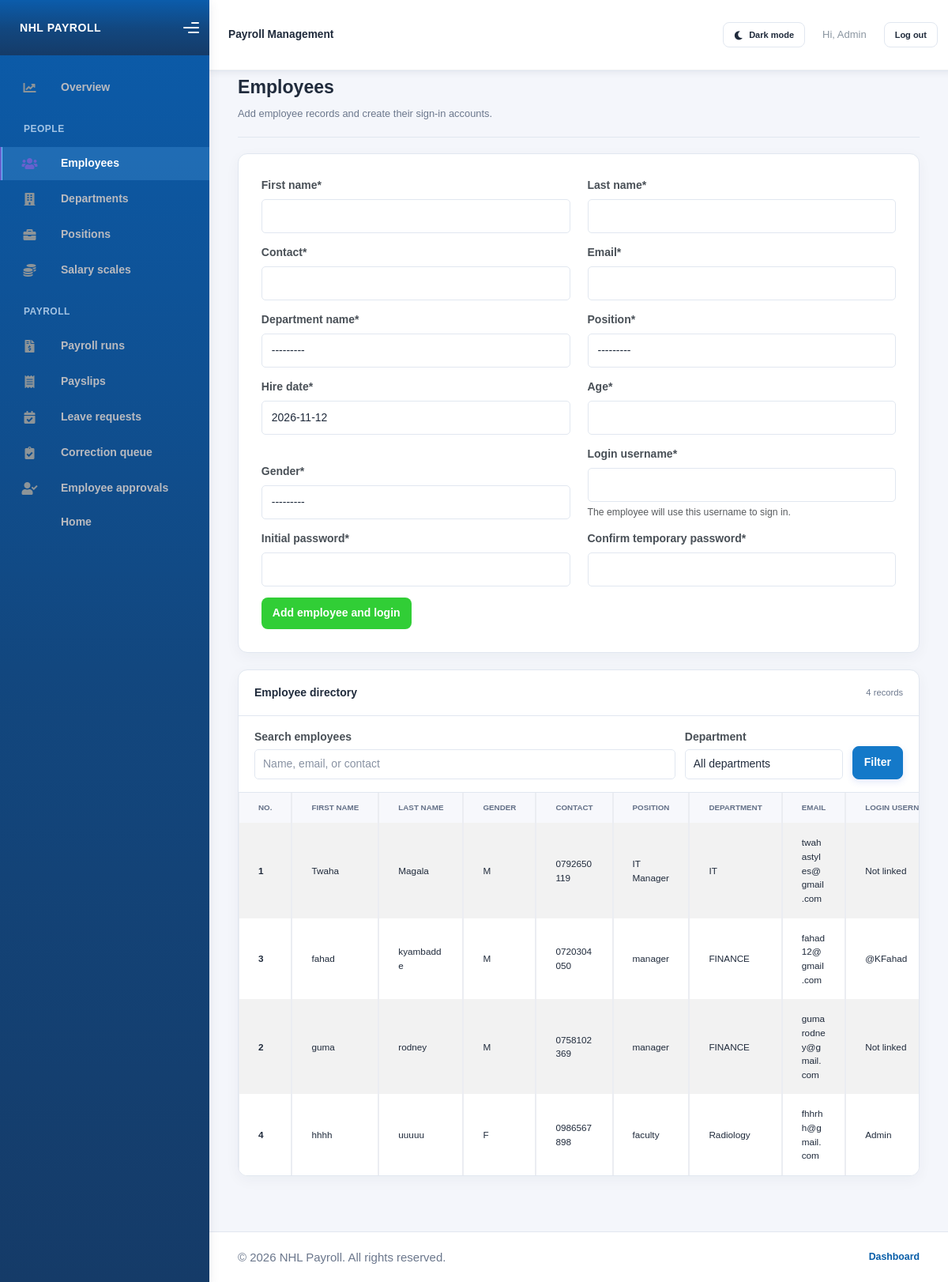
The page /add_employee/ (signed in) on the database its author committed.
### payroll/models.py (models this page shows, shortened)
class Department(models.Model):
    department_name = models.CharField(max_length=50)
    summary = models.TextField()
    manager = models.OneToOneField(
        settings.AUTH_USER_MODEL,
        null=True,
        blank=True,
        on_delete=models.SET_NULL,
        related_name="managed_department",
    )
    def __str__(self):
        return f"{self.department_name}"

class Employee(models.Model):
    GENDER_CHOICES =[
        ('M','male'),
        ('F','female')
    ]
    First_name = models.CharField(max_length=50)
    last_name = models.CharField(max_length=50)
    contact = models.CharField(max_length=10,unique=True)
    email = models.EmailField(unique=True)
    department_name = models.ForeignKey(Department,  on_delete=models.CASCADE)
    position = models.ForeignKey(Position, on_delete=models.PROTECT)
    user = models.OneToOneField(
        settings.AUTH_USER_MODEL,
        null=True,
        blank=True,
        on_delete=models.SET_NULL,
        related_name="payroll_employee",
    )
    hire_date = models.DateField(default=timezone.localdate)
    age = models.IntegerField()
    gender = models.CharField(max_length=1,choices=GENDER_CHOICES)

class Position(models.Model):
    title = models.CharField(max_length=100)
    level = models.CharField(max_length=50)
    department_name = models.ForeignKey(Department,  on_delete=models.CASCADE)
    def __str__(self):
        return f"{self.title}"

### payroll/views.py (the view, shortened to what this page needs)
# urls.py: path('add_employee/',add_employee_view, name = 'add_employee_page'),
@staff_member_required(login_url="login")
def add_employee_view(request):
    message =''
    if request.method == "POST":
        employee_form = EmployeeForm(request.POST)
        if employee_form.is_valid():
            user_model = get_user_model()
            with transaction.atomic():
                department = employee_form.cleaned_data["department_name"]
                manager_review_required = department.manager_id is not None
                user = user_model.objects.create_user(
                    username=employee_form.cleaned_data["username"],
                    password=employee_form.cleaned_data["password1"],
                    email=employee_form.cleaned_data["email"],
                    is_active=not manager_review_required,
                )
                if manager_review_required:
                    EmployeeDataRequest.objects.create(
                        department=department,
                        account=user,
                        requested_by=request.user,
                        request_type="new",
                        proposed_data=_employee_request_payload(
                            employee_form.cleaned_data
                        ),
                    )
                    message = (
                        "Employee details submitted for department manager approval. "
                        "The login stays inactive until approved."
                    )
                else:
                    employee = employee_form.save(commit=False)
                    employee.user = user
                    employee.save()
                    message = "Employee and login account added successfully."
    else:
        employee_form = EmployeeForm()
    search_query = request.GET.get("q", "").strip()
    selected_department = request.GET.get("department", "").strip()
    if not selected_department.isdigit():
        selected_department = ""
    employees = Employee.objects.select_related(
        "department_name", "position", "user"
    ).order_by("last_name", "First_name")
    if selected_department:
        employees = employees.filter(department_name_id=selected_department)
    employee_page = Paginator(employees, 10).get_page(request.GET.get("page"))
    context = {
        'form':employee_form,
        'msg':message,
        'employees':employee_page.object_list,
        'employee_page': employee_page,
        'departments': Department.objects.order_by("department_name"),
        'search_query': search_query,
        'selected_department': selected_department,
    }
    return render(request,"add_employee.html",context)

### payroll/templates/add_employee.html (shortened to what this page needs)
{% extends "./base.html" %}
{% load crispy_forms_tags %}
{% block content %}
<div class="page-shell">
    <div class="page-header">
        <div>
            <h1>Employees</h1>
            <p>Add employee records and create their sign-in accounts.</p>
        </div>
    </div>
    <div class="card form-card p-4 mb-4">
        <form method="POST">
            {{form|crispy}}
            <button type="submit" class="btn btn-success w-100">Add employee and login</button>
        </form>
    </div>
    <div class="card">
        <div class="list-card-header">
            <h2>Employee directory</h2>
            <span>{{ employee_page.paginator.count }} records</span>
        </div>
        <form method="get" class="list-filter-form">
            <div class="list-filter-search">
                <label for="employee-search">Search employees</label>
                <input
                    class="form-control"
                    id="employee-search"
                    type="search"
                    name="q"
                    value="{{ search_query }}"
                    placeholder="Name, email, or contact"
                >
            </div>
            <div class="list-filter-select">
                <label for="employee-department">Department</label>
                <select class="form-select" id="employee-department" name="department">
                    <option value="">All departments</option>
                </select>
            </div>
            <button type="submit" class="btn btn-primary">Filter</button>
        </form>
        <div class="table-responsive">
            <table class="table table-sm table-striped table-bordered align-middle employee-table" style="margin-bottom:0;">
                <thead>
                    <tr>
                        <th scope="col">No.</th>
                        <th scope="col">First Name</th>
                        <th scope="col">Last Name</th>
                        <th scope="col">Gender</th>
                        <th scope="col">Contact</th>
                        <th scope="col">Position</th>
                        <th scope="col">Department</th>
                        <th scope="col">Email</th>
                        <th scope="col">Login username</th>
                    </tr>
                </thead>
                <tbody>
                    {% for employee in employees %}
                    <tr>
                        <th scope="row" data-label="No.">{{employee.id}}</th>
                        <td data-label="First name">{{employee.First_name}}</td>
                        <td data-label="Last name">{{employee.last_name}}</td>
                        <td data-label="Gender">{{employee.gender}}</td>
                        <td data-label="Contact">{{employee.contact}}</td>
                        <td data-label="Position">{{employee.position.title}}</td>
                        <td data-label="Department">{{employee.department_name}}</td>
                        <td data-label="Email">{{employee.email}}</td>
                        <td data-label="Login username">{% if employee.user %}{{ employee.user.get_username }}{% else %}Not linked{% endif %}</td>
                    </tr>
                    {% empty %}
                    <tr><td colspan="11" class="text-center text-muted py-4">
                        {% if search_query or selected_department %}No employees match these filters.{% else %}No employees yet. Add an employee using the form above.{% endif %}
                    </td></tr>
                    {% endfor %}
                </tbody>
            </table>
        </div>
    </div>
</div>
{% endblock content %}

### payroll/templates/base.html (shortened to what this page needs)
 <!DOCTYPE html>
<html>
    {%load static%}
    {% load crispy_forms_tags %}
<head>
    <link rel="stylesheet" href="{% static 'Kaiadmin/assets/css/bootstrap.min.css' %}">
    <link rel="stylesheet" href="{% static 'Kaiadmin/assets/css/plugins.min.css' %}">
    <link rel="stylesheet" href="{% static 'Kaiadmin/assets/css/kaiadmin.min.css' %}">
    <link rel="stylesheet" href="{% static 'Kaiadmin/assets/css/fonts.min.css' %}">
</head>
<body>
    <div class="wrapper">
        {% if user.is_authenticated %}
        <aside class="sidebar{% if not user.is_staff %} employee-sidebar{% endif %}" data-background-color="dark">
            <div class="sidebar-logo">
                <div class="logo-header" data-background-color="dark">
                    <a class="logo payroll-brand" href="{% if user.is_staff %}{% url 'dashboard_page' %}{% else %}{% url 'home_page' %}{% endif %}">NHL PAYROLL</a>
                    <div class="nav-toggle">
                        <button class="btn btn-toggle toggle-sidebar" type="button" aria-label="Toggle sidebar">
                            <i class="gg-menu-right"></i>
                        </button>
                    </div>
                </div>
            </div>
            <div class="sidebar-wrapper scrollbar scrollbar-inner">
                <div class="sidebar-content">
                    {% if user.is_staff %}
                    <ul class="nav nav-secondary">
                        <li class="nav-item {% if request.resolver_match.url_name == 'dashboard_page' %}active{% endif %}">
                            <a class="payroll-nav-link" href="{% url 'dashboard_page' %}"><i class="fas fa-chart-line"></i><p>Overview</p></a>
                        </li>
                        <li class="nav-section"><span class="sidebar-mini-icon"></span><h4 class="text-section">People</h4></li>
                        <li class="nav-item {% if 'employee' in request.path %}active{% endif %}"><a class="payroll-nav-link" href="{% url 'add_employee_page' %}"><i class="fas fa-users"></i><p>Employees</p></a></li>
                        <li class="nav-item {% if 'department' in request.path %}active{% endif %}"><a class="payroll-nav-link" href="{% url 'add_department_page' %}"><i class="fas fa-building"></i><p>Departments</p></a></li>
                        <li class="nav-item {% if 'position' in request.path %}active{% endif %}"><a class="payroll-nav-link" href="{% url 'add_position_page' %}"><i class="fas fa-briefcase"></i><p>Positions</p></a></li>
                        <li class="nav-item {% if 'salary_scale' in request.path %}active{% endif %}"><a class="payroll-nav-link" href="{% url 'add_salary_scale_page' %}"><i class="fas fa-coins"></i><p>Salary scales</p></a></li>
                        <li class="nav-section"><span class="sidebar-mini-icon"></span><h4 class="text-section">Payroll</h4></li>
                        <li class="nav-item {% if 'payroll' in request.path %}active{% endif %}"><a class="payroll-nav-link" href="{% url 'add_payroll_page' %}"><i class="fas fa-file-invoice-dollar"></i><p>Payroll runs</p></a></li>
                        <li class="nav-item {% if 'payslip' in request.path %}active{% endif %}"><a class="payroll-nav-link" href="{% url 'add_payslip_page' %}"><i class="fas fa-receipt"></i><p>Payslips</p></a></li>
                        <li class="nav-item {% if 'staff/leave-requests' in request.path %}active{% endif %}"><a class="payroll-nav-link" href="{% url 'staff_leave_requests_page' %}"><i class="fas fa-calendar-check"></i><p>Leave requests</p></a></li>
                        <li class="nav-item {% if 'staff/payroll-requests' in request.path %}active{% endif %}"><a class="payroll-nav-link" href="{% url 'staff_payroll_requests_page' %}"><i class="fas fa-clipboard-check"></i><p>Correction queue</p></a></li>
                        <li class="nav-item {% if 'staff/employee-data-requests' in request.path %}active{% endif %}"><a class="payroll-nav-link" href="{% url 'staff_employee_data_requests_page' %}"><i class="fas fa-user-check"></i><p>Employee approvals</p></a></li>
                        <li class="nav-item {% if request.resolver_match.url_name == 'home_page' %}active{% endif %}"><a class="payroll-nav-link" href="{% url 'home_page' %}"><p>Home</p></a></li>
                    </ul>
                    {% endif %}
                </div>
            </div>
        </aside>
        {% endif %}
        {% if user.is_authenticated %}
        <button class="mobile-nav-overlay" type="button" tabindex="-1" aria-label="Close navigation"></button>
        {% endif %}
        <div class="main-panel{% if not user.is_authenticated %} main-panel-auth{% endif %}">
            <div class="main-header">
                <nav class="navbar navbar-header navbar-header-transparent navbar-expand-lg border-bottom">
                    <div class="container-fluid">
                        <span class="navbar-brand mb-0 h1">{% if user.is_staff %}Payroll Management{% elif user.managed_department %}Department manager{% elif user.is_authenticated %}Employee self-service{% else %}Payroll Management{% endif %}</span>
                        <ul class="navbar-nav topbar-nav ms-md-auto align-items-center">
                            <li class="nav-item">
                                <button
                                    type="button"
                                    class="btn btn-sm btn-outline-secondary theme-toggle"
                                    id="theme-toggle"
                                    aria-label="Switch to dark mode"
                                    aria-pressed="false"
                                >
                                    <i class="fas fa-moon" id="theme-toggle-icon" aria-hidden="true"></i>
                                    <span id="theme-toggle-label">Dark mode</span>
                                </button>
                            </li>
                            {% if user.is_authenticated %}
                            <li class="nav-item"><span class="nav-link">Hi, {{ user.get_username }}</span></li>
                            <li class="nav-item">
                                <form method="post" action="{% url 'logout' %}">
                                    <button type="submit" class="btn btn-sm btn-outline-secondary">Log out</button>
                                </form>
                            </li>
                            {% else %}
                            <li class="nav-item"><a class="nav-link" href="{% url 'login' %}">Log in</a></li>
                            <li class="nav-item"><a class="nav-link" href="{% url 'sign_up_page' %}">Sign up</a></li>
                            {% endif %}
                        </ul>
                    </div>
                </nav>
            </div>
            <main class="content-wrapper payroll-content">
                {% block content %}{% endblock content %}
            </main>
            <footer class="site-footer">
                <p>&copy; {% now "Y" %} NHL Payroll. All rights reserved.</p>
                <nav class="site-footer-links" aria-label="Footer navigation">
                    {% if user.is_staff %}
                    <a href="{% url 'dashboard_page' %}">Dashboard</a>
                    {% else %}
                    <a href="{% url 'index_page' %}">Home</a>
                    {% endif %}
                </nav>
            </footer>
        </div>
    </div>
</body>
</html>

### rows shown on the page
Department: department_name "---------"
Employee: id "1", First_name "Twaha", last_name "Magala", gender "M", contact "0792650119", position "IT Manager", department_name "IT", email "twahastyles@gmail.com", shows "Not linked"
Employee: id "3", First_name "fahad", last_name "kyambadde", gender "M", contact "0720304050", position "manager", department_name "FINANCE", email "fahad12@gmail.com", user.get_username "@KFahad"
Employee: id "2", First_name "guma", last_name "rodney", gender "M", contact "0758102369", position "manager", department_name "FINANCE", email "gumarodney@gmail.com", shows "Not linked"
Employee: id "4", First_name "hhhh", last_name "uuuuu", gender "F", contact "0986567898", position "faculty", department_name "Radiology", email "fhhrhh@gmail.com", user.get_username "Admin"

### other values the page prints
{{ user.get_username }} "Admin"
{{ employee_page.paginator.count }} "4"
